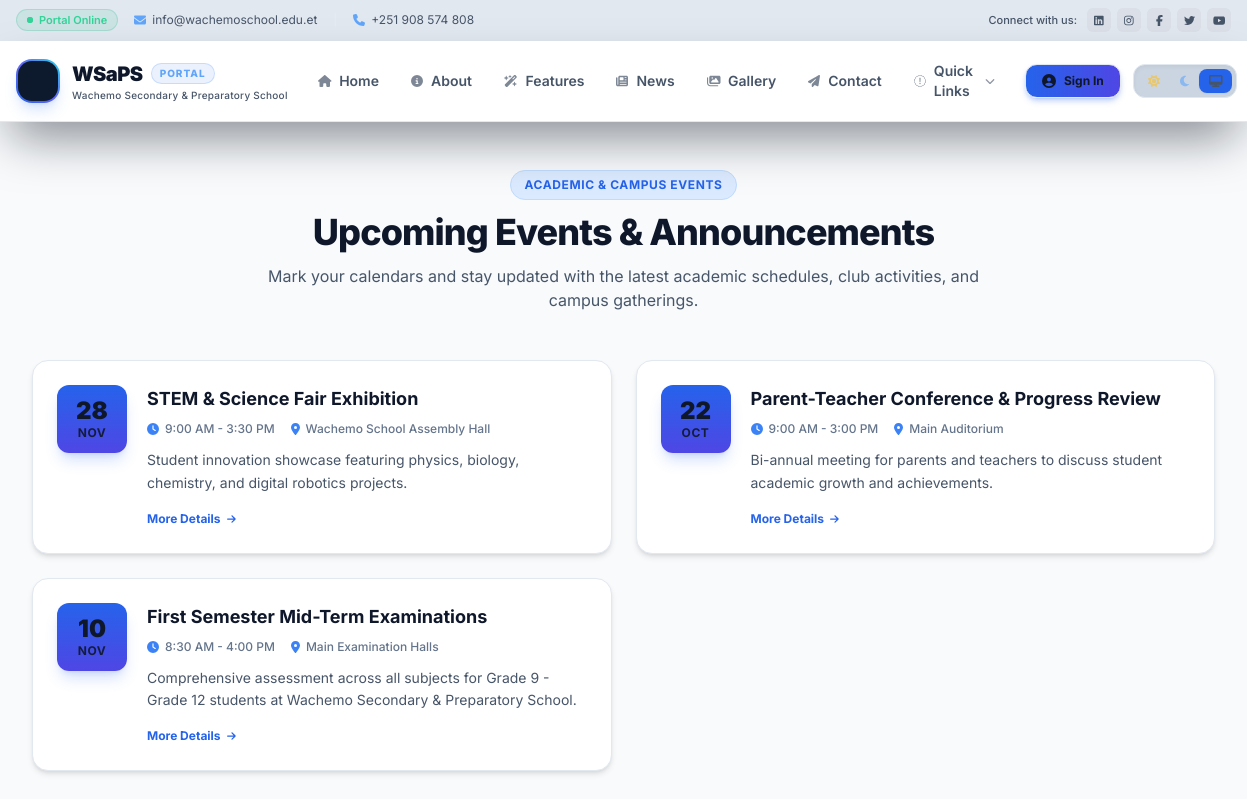
Screenshot of /event/ with the database file from the repository.
### wachemosaps/models.py (models this page shows, shortened)
class Event(models.Model):
    title = models.CharField(max_length=200)
    description = models.TextField()
    day = models.IntegerField(validators=[MinValueValidator(1), MaxValueValidator(31)])
    MONTH_CHOICES = [
        ('Jan', 'January'),
        ('Feb', 'February'),
        ('Mar', 'March'),
        ('Apr', 'April'),
        ('May', 'May'),
        ('Jun', 'June'),
        ('Jul', 'July'),
        ('Aug', 'August'),
        ('Sep', 'September'),
        ('Oct', 'October'),
        ('Nov', 'November'),
        ('Dec', 'December'),
    ]
    month = models.CharField(max_length=3, choices=MONTH_CHOICES)
    location = models.CharField(max_length=200, blank=True, null=True)
    duration = models.CharField(max_length=100, blank=True, null=True)

### wachemosaps/views.py (the view)
# urls.py: path('event/', views.event, name='event'),
def event(request):
    events= Event.objects.all().order_by('-day', '-month')
    context = {
        'events': events
    }
    return render(request, 'event.html', context)

### templates/event.html (shortened to what this page needs)
{% extends "base.html" %}
{% block content %}
<section class="bg-slate-50 dark:bg-navy-900 min-h-screen py-12 transition-colors duration-300">
  <div class="max-w-7xl mx-auto px-4 sm:px-6 lg:px-8">
    <div class="text-center max-w-3xl mx-auto mb-12">
      <span class="px-3.5 py-1.5 text-xs font-bold uppercase tracking-wider text-blue-600 dark:text-blue-400 bg-blue-100 dark:bg-blue-500/10 border border-blue-200 dark:border-blue-500/20 rounded-full inline-block mb-3">
        Academic & Campus Events
      </span>
      <h1 class="text-3xl sm:text-4xl font-extrabold text-slate-900 dark:text-white tracking-tight mb-3">
        Upcoming Events & Announcements
      </h1>
      <p class="text-base text-slate-600 dark:text-gray-400">
        Mark your calendars and stay updated with the latest academic schedules, club activities, and campus gatherings.
      </p>
    </div>
    <div class="grid grid-cols-1 md:grid-cols-2 gap-6">
      {% for event in events %}
      <div class="bg-white dark:bg-navy-800/80 border border-slate-200 dark:border-white/10 rounded-2xl p-6 shadow-md dark:shadow-none hover:shadow-xl hover:border-blue-500/40 transition-all duration-300 flex gap-5 items-start">
        <div class="bg-gradient-to-b from-blue-600 to-indigo-600 text-white rounded-xl p-3.5 text-center min-w-[70px] shadow-lg shadow-blue-600/20 shrink-0">
          <span class="block text-2xl font-black leading-none mb-1">{{ event.day }}</span>
          <span class="block text-xs font-bold uppercase tracking-wider leading-none opacity-90">{{ event.month }}</span>
        </div>
        <div class="flex-1">
          <h3 class="font-bold text-lg text-slate-900 dark:text-white group-hover:text-blue-600 transition-colors">{{ event.title }}</h3>
          <div class="flex flex-wrap items-center gap-4 mt-2 text-xs font-medium text-slate-500 dark:text-gray-400">
            <span class="flex items-center gap-1.5">
              <i class="fas fa-clock text-blue-500"></i>{{ event.duration }}
            </span>
            <span class="flex items-center gap-1.5">
              <i class="fas fa-map-marker-alt text-blue-500"></i>{{ event.location }}
            </span>
          </div>
          <p class="mt-3 text-slate-600 dark:text-gray-300 text-sm leading-relaxed">{{ event.description }}</p>
          <a href="#" class="inline-flex items-center gap-1.5 mt-4 text-xs font-bold text-blue-600 dark:text-blue-400 hover:text-blue-700 dark:hover:text-blue-300 transition-colors group">
            More Details <i class="fas fa-arrow-right text-[10px] transform group-hover:translate-x-1 transition-transform"></i>
          </a>
        </div>
      </div>
      {% endfor %}
    </div>
  </div>
</section>
{% endblock %}

### rows the page displays
Event: day "28", month "NOV", title "STEM & Science Fair Exhibition", duration "9:00 AM - 3:30 PM", location "Wachemo School Assembly Hall", description "Student innovation showcase featuring physics, biology, chemistry, and digital robotics projects."
Event: day "22", month "OCT", title "Parent-Teacher Conference & Progress Review", duration "9:00 AM - 3:00 PM", location "Main Auditorium", description "Bi-annual meeting for parents and teachers to discuss student academic growth and achievements."
Event: day "10", month "NOV", title "First Semester Mid-Term Examinations", duration "8:30 AM - 4:00 PM", location "Main Examination Halls", description "Comprehensive assessment across all subjects for Grade 9 - Grade 12 students at Wachemo Secondary & Preparatory School."
